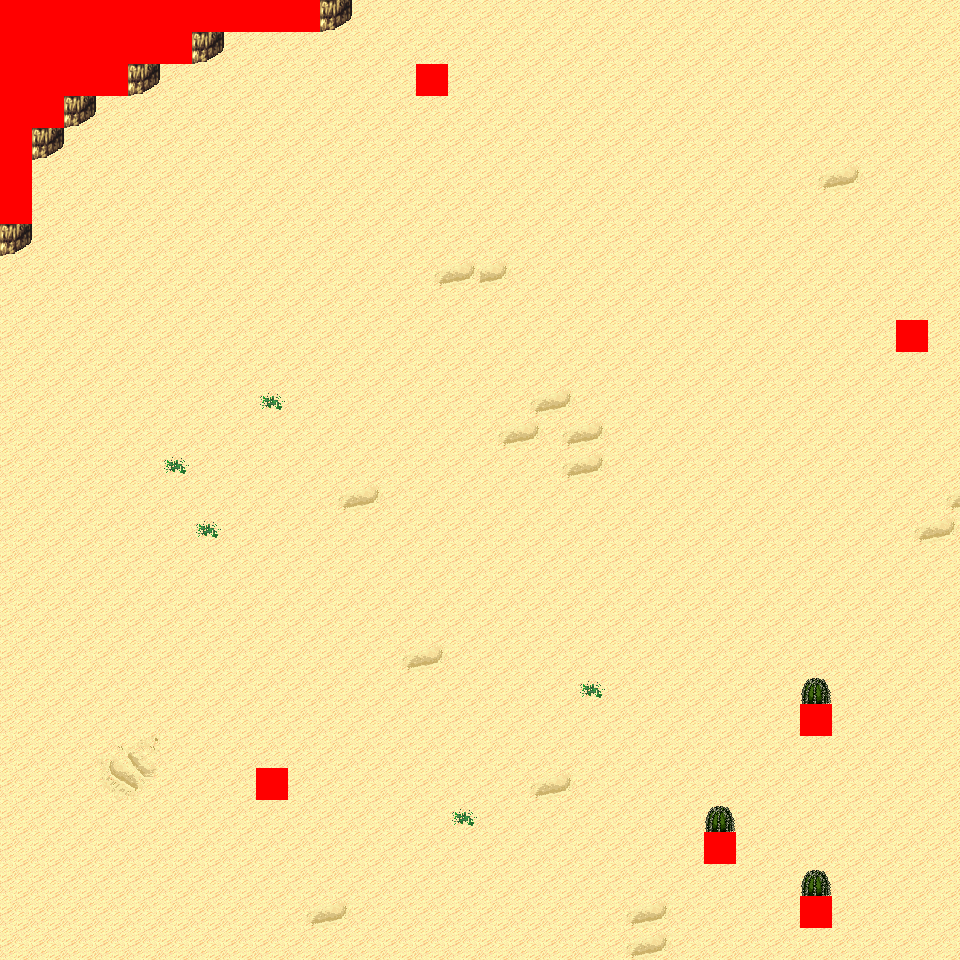

A 2D game scene composited from a Tiled map and its tileset images. What follows is a short description and the map's XML, with each tile layer's data collapsed to a summary:
An orthogonal 30x30 tile map with 32x32 px tiles, 6 tile layers (Ground, Object, Object2, Above, ...), 6 tilesets and 4 objects (4x mapExit).

<map version="1.0" orientation="orthogonal" renderorder="right-down" width="30" height="30" tilewidth="32" tileheight="32" nextobjectid="5">
  <tileset firstgid="1" name="tileset_logic_collision" tilewidth="32" tileheight="32" tilecount="1" columns="1">
    <image source="../drawable/tileset_logic_collision.png" width="32" height="32" />
  </tileset>
  <tileset firstgid="2" name="tileset_terrain_desert" tilewidth="32" tileheight="32" tilecount="88" columns="8">
    <image source="../drawable/tileset_terrain_desert.png" width="256" height="352" />
  </tileset>
  <tileset firstgid="90" name="tileset_ground_sand_2" tilewidth="32" tileheight="32" tilecount="15" columns="5">
    <image source="../drawable/tileset_ground_sand_2.png" width="160" height="96" />
  </tileset>
  <tileset firstgid="105" name="tileset_plant_cactus_2" tilewidth="32" tileheight="32" tilecount="10" columns="5">
    <image source="../drawable/tileset_plant_cactus_2.png" width="160" height="64" />
  </tileset>
  <tileset firstgid="115" name="tileset_plant_round_cactuses" tilewidth="32" tileheight="32" tilecount="20" columns="10">
    <image source="../drawable/tileset_plant_round_cactuses.png" width="320" height="64" />
  </tileset>
  <tileset firstgid="135" name="tileset_plant_cactus" tilewidth="32" tileheight="32" tilecount="2" columns="1">
    <image source="../drawable/tileset_plant_cactus.png" width="32" height="64" />
  </tileset>
  <layer name="Ground" width="30" height="30">
    <data>[900 cells, 900 non-empty, 9 distinct tile ids]</data>
  </layer>
  <layer name="Object" width="30" height="30">
    <data>[900 cells, 31 non-empty, 9 distinct tile ids]</data>
  </layer>
  <layer name="Object2" width="30" height="30">
    <data>[900 cells, 0 non-empty, 0 distinct tile ids]</data>
  </layer>
  <layer name="Above" width="30" height="30">
    <data>[900 cells, 3 non-empty, 1 distinct tile ids]</data>
  </layer>
  <layer name="Above2" width="30" height="30">
    <data>[900 cells, 0 non-empty, 0 distinct tile ids]</data>
  </layer>
  <layer name="Walkable" width="30" height="30">
    <data>[900 cells, 31 non-empty, 1 distinct tile ids]</data>
  </layer>
  <objectgroup name="MapEvents">
    <object id="1" name="north" type="mapExit" x="320" y="0" width="640" height="32">
      <properties>
        <property name="map" value="level_0_x20_y111" />
        <property name="x" value="10" />
        <property name="y" value="28" />
      </properties>
    </object>
    <object id="2" name="south" type="mapExit" x="0" y="928" width="960" height="32">
      <properties>
        <property name="map" value="level_0_x20_y113" />
        <property name="x" value="0" />
        <property name="y" value="1" />
      </properties>
    </object>
    <object id="3" name="west" type="mapExit" x="0" y="224" width="32" height="736">
      <properties>
        <property name="map" value="level_0_x19_y112" />
        <property name="x" value="28" />
        <property name="y" value="7" />
      </properties>
    </object>
    <object id="4" name="east" type="mapExit" x="928" y="0" width="32" height="960">
      <properties>
        <property name="map" value="level_0_x21_y112" />
        <property name="x" value="1" />
        <property name="y" value="0" />
      </properties>
    </object>
  </objectgroup>
</map>
